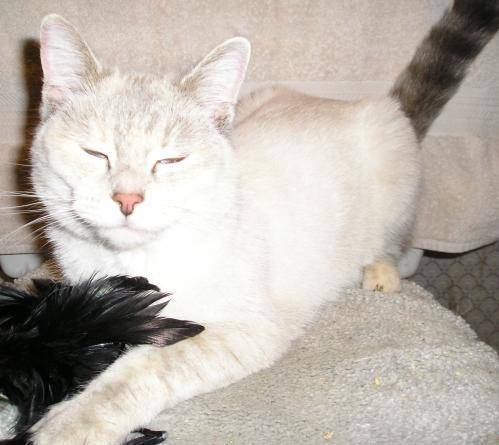
#> input picture Sample train/cat.159.jpg, 499 x 445 px, found by its file name; its folder holds 4 pictures in this run
$ python 'Cat vs Dog.py'
#> lines starting #> are read from the running program, lines starting #| are printed output that depends on the picture
import os
import cv2
import numpy as np
import pandas as pd
from sklearn import svm
from sklearn.model_selection import train_test_split

train_dir = r'C:\Users\reesh\Desktop\PRODIGY_ML_03\Sample train'
test_dir = r'C:\Users\reesh\Desktop\PRODIGY_ML_03\Sample test'

def load_images_from_folder(folder):
    images = []
    labels = []
    for filename in os.listdir(folder):
        if filename.endswith('.jpg') or filename.endswith('.png'):
            img_path = os.path.join(folder, filename)
            image = cv2.imread(img_path)
#> image is the input picture: shape (445, 499, 3); mean B, G, R 173.2, 181, 188.4
            if image is not None:
                image = cv2.resize(image, (64, 64))
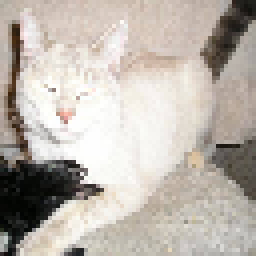
#> image: shape (64, 64, 3) (shown 4 times larger); mean B, G, R 173, 180.9, 188.2
                images.append(image)
                label = 1 if 'dog' in filename else 0
                labels.append(label)
#> pass 2 of the loop in load_images_from_folder, `for filename in os.listdir(folder):`:
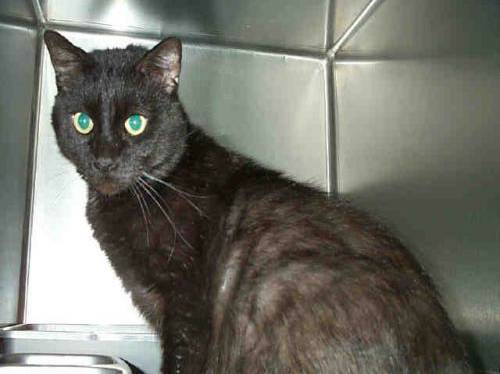
#> input picture Sample train/cat.160.jpg, 500 x 374 px, found by its file name
#> in load_images_from_folder, image is the input picture: shape (374, 500, 3); mean B, G, R 105, 113.9, 113.8
#> in load_images_from_folder, `image = cv2.resize(image, (64, 64))`:
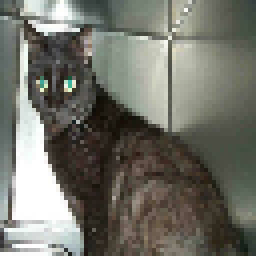
#> image: shape (64, 64, 3) (shown 4 times larger); mean B, G, R 104.7, 113.6, 113.5
#> pass 3 of the loop in load_images_from_folder, `for filename in os.listdir(folder):`:
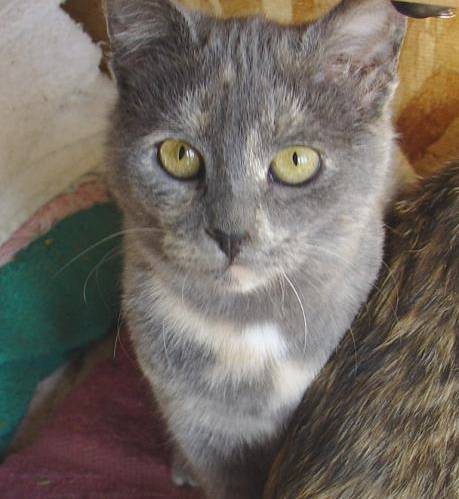
#> input picture Sample train/cat.161.jpg, 459 x 499 px, found by its file name
#> in load_images_from_folder, image is the input picture: shape (499, 459, 3); mean B, G, R 96.9, 105.2, 113.6
#> in load_images_from_folder, `image = cv2.resize(image, (64, 64))`:
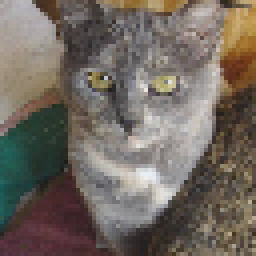
#> image: shape (64, 64, 3) (shown 4 times larger); mean B, G, R 96.9, 105.2, 113.6
#> the loop made 4 passes; the first 3 are shown
    return np.array(images), np.array(labels)

X_train, y_train = load_images_from_folder(train_dir)

X_train_flat = X_train.reshape(X_train.shape[0], -1)

X_train_split, X_val_split, y_train_split, y_val_split = train_test_split(X_train_flat, y_train, test_size=0.2, random_state=42)

model = svm.SVC(kernel='linear')
#> (the run stopped early here; a loop or call above may not have finished)
